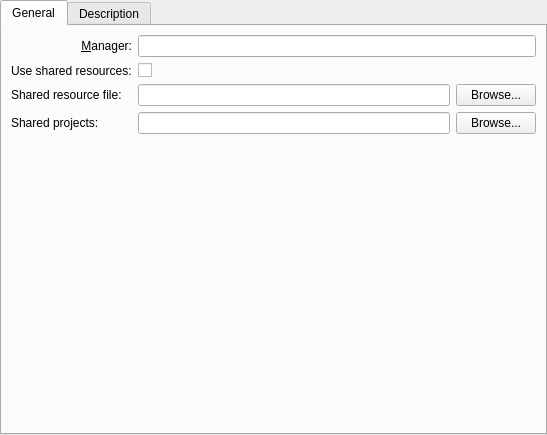
<?xml version="1.0" encoding="UTF-8"?>
<ui version="4.0">
 <class>KPlato::ConfigProjectPanel</class>
 <widget class="QWidget" name="KPlato::ConfigProjectPanel">
  <property name="geometry">
   <rect>
    <x>0</x>
    <y>0</y>
    <width>547</width>
    <height>435</height>
   </rect>
  </property>
  <layout class="QHBoxLayout" name="horizontalLayout">
   <property name="leftMargin">
    <number>0</number>
   </property>
   <property name="topMargin">
    <number>0</number>
   </property>
   <property name="rightMargin">
    <number>0</number>
   </property>
   <property name="bottomMargin">
    <number>0</number>
   </property>
   <item>
    <widget class="QTabWidget" name="tabWidget">
     <property name="currentIndex">
      <number>0</number>
     </property>
     <widget class="QWidget" name="tab">
      <attribute name="title">
       <string>General</string>
      </attribute>
      <layout class="QGridLayout" name="gridLayout">
       <item row="0" column="0">
        <widget class="QLabel" name="leaderlabel">
         <property name="whatsThis">
          <string/>
         </property>
         <property name="text">
          <string>&amp;Manager:</string>
         </property>
         <property name="alignment">
          <set>Qt::AlignRight|Qt::AlignTrailing|Qt::AlignVCenter</set>
         </property>
         <property name="wordWrap">
          <bool>false</bool>
         </property>
         <property name="buddy">
          <cstring>kcfg_Manager</cstring>
         </property>
        </widget>
       </item>
       <item row="0" column="1">
        <widget class="KLineEdit" name="kcfg_Manager">
         <property name="sizePolicy">
          <sizepolicy hsizetype="Preferred" vsizetype="Preferred">
           <horstretch>0</horstretch>
           <verstretch>0</verstretch>
          </sizepolicy>
         </property>
         <property name="whatsThis">
          <string/>
         </property>
        </widget>
       </item>
       <item row="1" column="0">
        <widget class="QLabel" name="usrlabel">
         <property name="text">
          <string>Use shared resources:</string>
         </property>
        </widget>
       </item>
       <item row="1" column="1">
        <widget class="QCheckBox" name="kcfg_UseSharedResources">
         <property name="text">
          <string/>
         </property>
        </widget>
       </item>
       <item row="2" column="0">
        <widget class="QLabel" name="srflabel">
         <property name="text">
          <string>Shared resource file:</string>
         </property>
        </widget>
       </item>
       <item row="2" column="1">
        <layout class="QHBoxLayout" name="horizontalLayout_2">
         <item>
          <widget class="QLineEdit" name="kcfg_SharedResourcesFile"/>
         </item>
         <item>
          <widget class="QPushButton" name="resourceFileBrowseBtn">
           <property name="text">
            <string>Browse...</string>
           </property>
           <property name="icon">
            <iconset theme="document-open">
             <normaloff>.</normaloff>.</iconset>
           </property>
          </widget>
         </item>
        </layout>
       </item>
       <item row="3" column="0">
        <widget class="QLabel" name="spplabel">
         <property name="text">
          <string>Shared projects:</string>
         </property>
        </widget>
       </item>
       <item row="3" column="1">
        <layout class="QHBoxLayout" name="horizontalLayout_3">
         <item>
          <widget class="QLineEdit" name="kcfg_SharedProjectsPlace"/>
         </item>
         <item>
          <widget class="QPushButton" name="projectsPlaceBrowseBtn">
           <property name="text">
            <string>Browse...</string>
           </property>
           <property name="icon">
            <iconset theme="document-open">
             <normaloff>.</normaloff>.</iconset>
           </property>
          </widget>
         </item>
        </layout>
       </item>
       <item row="4" column="0">
        <spacer name="verticalSpacer">
         <property name="orientation">
          <enum>Qt::Vertical</enum>
         </property>
         <property name="sizeHint" stdset="0">
          <size>
           <width>20</width>
           <height>40</height>
          </size>
         </property>
        </spacer>
       </item>
      </layout>
     </widget>
     <widget class="QWidget" name="tab_2">
      <attribute name="title">
       <string>Description</string>
      </attribute>
      <layout class="QVBoxLayout" name="verticalLayout">
       <item>
        <widget class="KToolBar" name="toolbar" native="true">
         <property name="minimumSize">
          <size>
           <width>0</width>
           <height>10</height>
          </size>
         </property>
        </widget>
       </item>
       <item>
        <widget class="KRichTextWidget" name="kcfg_ProjectDescription"/>
       </item>
      </layout>
     </widget>
    </widget>
   </item>
  </layout>
 </widget>
 <customwidgets>
  <customwidget>
   <class>KLineEdit</class>
   <extends>QLineEdit</extends>
   <header>klineedit.h</header>
   <container>1</container>
  </customwidget>
  <customwidget>
   <class>KRichTextEdit</class>
   <extends>KTextEdit</extends>
   <header>krichtextedit.h</header>
  </customwidget>
  <customwidget>
   <class>KRichTextWidget</class>
   <extends>KRichTextEdit</extends>
   <header>krichtextwidget.h</header>
  </customwidget>
  <customwidget>
   <class>KTextEdit</class>
   <extends>QTextEdit</extends>
   <header>ktextedit.h</header>
  </customwidget>
  <customwidget>
   <class>KToolBar</class>
   <extends>QWidget</extends>
   <header location="global">KToolBar</header>
   <container>1</container>
  </customwidget>
 </customwidgets>
 <resources/>
 <connections/>
</ui>
